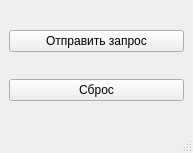
<?xml version="1.0" encoding="UTF-8"?>
<ui version="4.0">
 <class>TControlwindow</class>
 <widget class="QMainWindow" name="TControlwindow">
  <property name="geometry">
   <rect>
    <x>0</x>
    <y>0</y>
    <width>193</width>
    <height>153</height>
   </rect>
  </property>
  <property name="windowTitle">
   <string>Управление</string>
  </property>
  <widget class="QWidget" name="centralwidget">
   <layout class="QGridLayout" name="gridLayout">
    <item row="0" column="0">
     <widget class="QPushButton" name="btn_request">
      <property name="text">
       <string>Отправить запрос</string>
      </property>
     </widget>
    </item>
    <item row="1" column="0">
     <widget class="QPushButton" name="btn_reset">
      <property name="text">
       <string>Сброс</string>
      </property>
     </widget>
    </item>
   </layout>
  </widget>
  <widget class="QMenuBar" name="menubar">
   <property name="geometry">
    <rect>
     <x>0</x>
     <y>0</y>
     <width>193</width>
     <height>20</height>
    </rect>
   </property>
  </widget>
  <widget class="QStatusBar" name="statusbar"/>
 </widget>
 <resources/>
 <connections/>
</ui>
